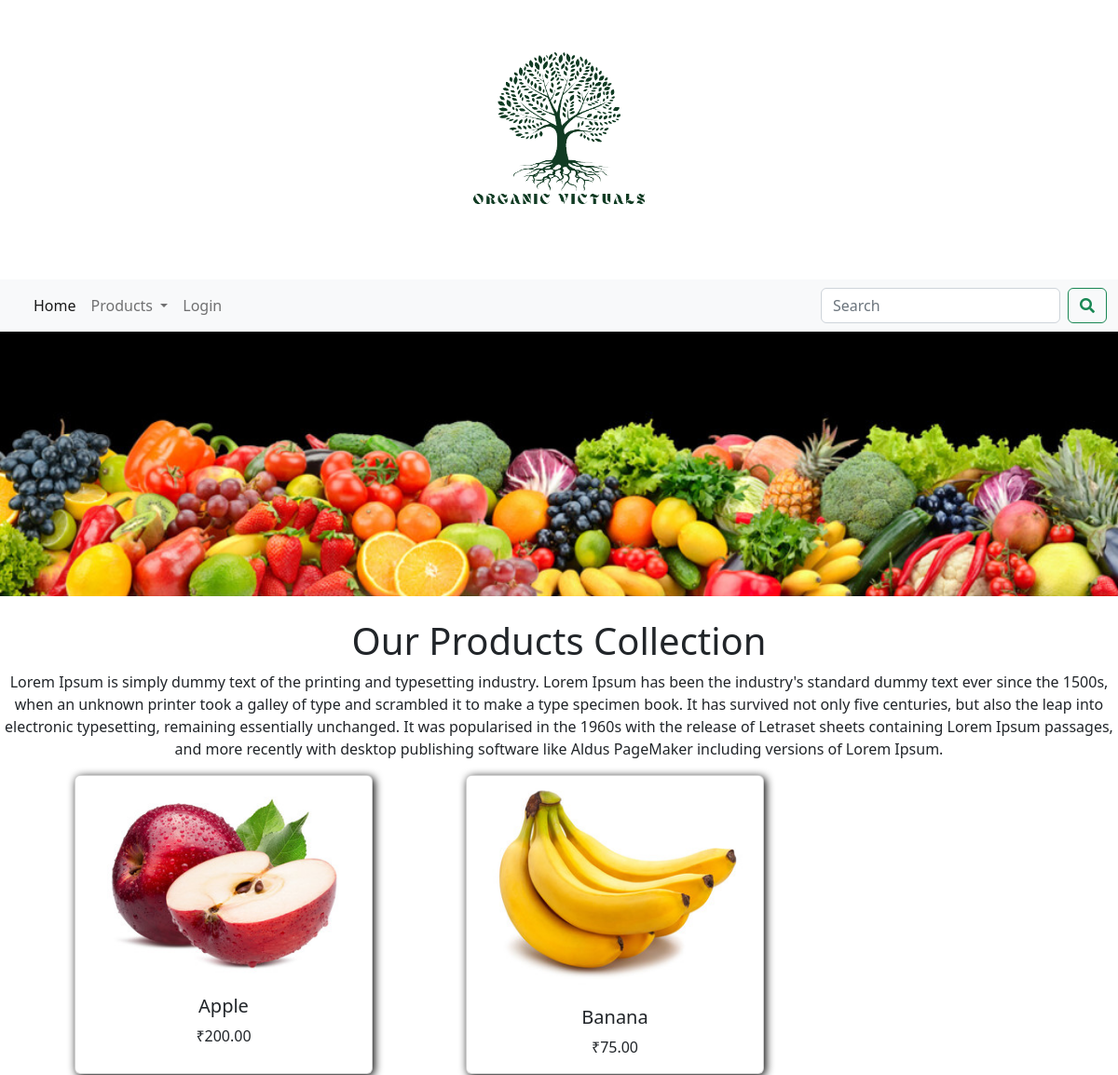
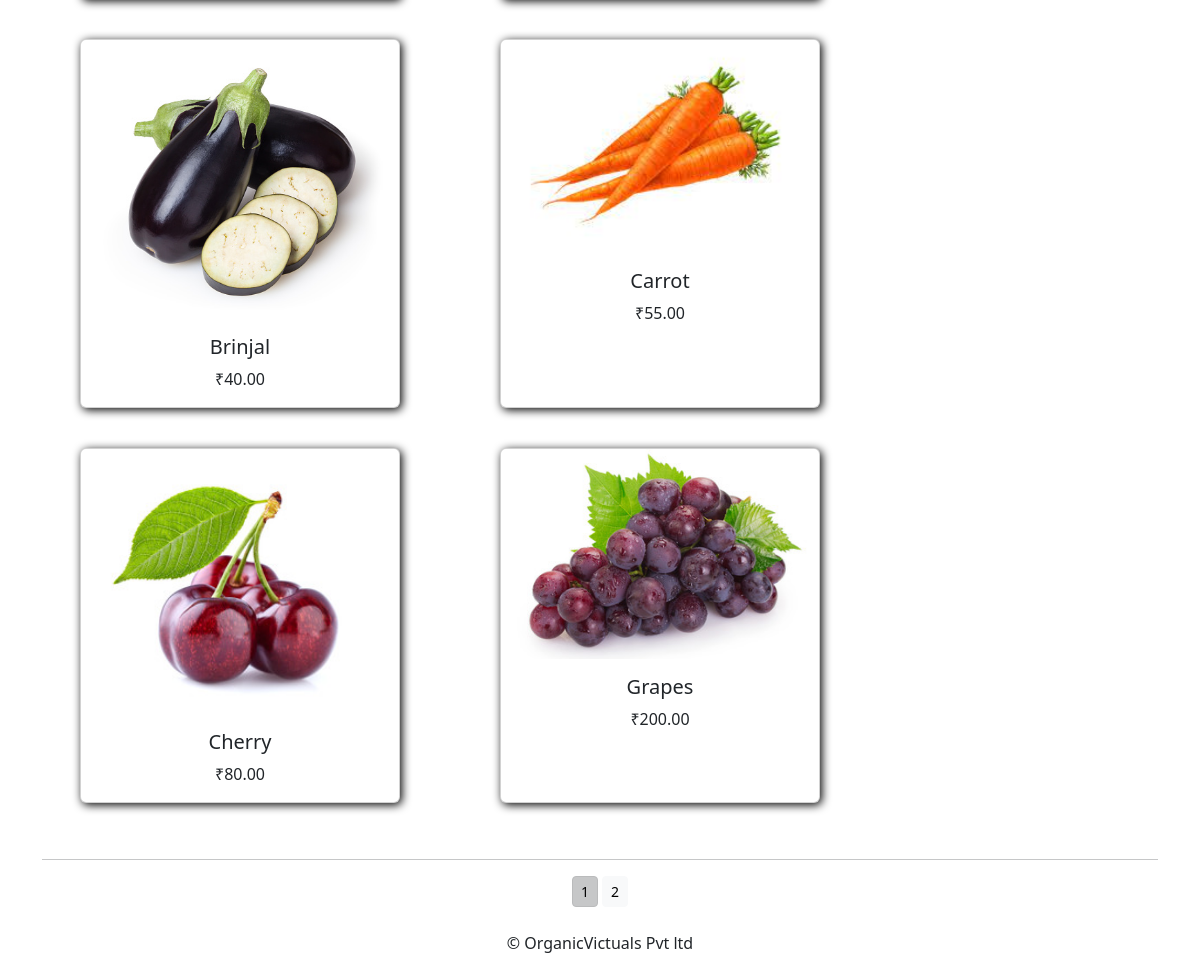
/store/, run on the app's committed database (2 pictures, top to bottom).
### store/models.py (models this page shows, shortened)
class Product(models.Model):
    name = models.CharField(max_length=250, unique=True)
    slug = models.SlugField(max_length=250, unique=True)
    description = models.TextField()
    image = models.ImageField(upload_to='product')
    category = models.ForeignKey(Category, on_delete=models.CASCADE)
    price = models.DecimalField(max_digits=10, decimal_places=2)
    stock = models.IntegerField()
    availability = models.BooleanField(default=True)
    created = models.DateTimeField(auto_now_add=True)
    updated = models.DateTimeField(auto_now=True)
    def get_url(self):
        return reverse('store:productDetails', args=[self.category.slug, self.slug])
    class Meta:
        ordering = ('name',)
        verbose_name = 'product'
        verbose_name_plural = 'products'

### store/views.py (the view)
# urls.py: path('', views.allCategory, name='allCategory'),
def allCategory(request, c_slug=None):
    c_page = None
    products_list = None
    if c_slug != None:
        c_page = get_object_or_404(Category, slug=c_slug)
        products_list = Product.objects.all().filter(category=c_page, availability=True)
    else:
        products_list = Product.objects.all().filter(availability = True)
    paginator = Paginator(products_list,6)
    try:
        page = int(request.GET.get('page', '1'))
    except:
        page = 1
    try:
        products = paginator.page(page)
    except (EmptyPage, InvalidPage):
        products = paginator.page(paginator.num_pages)
    return render(request, 'category.html', {'category':c_page, 'products':products})

### cart/context_processors.py (called while the page is built)
def counter(request):
    item_count = 0
    if 'admin' in request.path:
        return{}
    else:
        try:
            cart = Cart.objects.filter(cartid=cart_id(request))
            cart_items = CartItem.objects.all().filter(cart=cart[:1])
            for cart_item in cart_items:
                item_count += cart_item.quantity
        except Cart.DoesNotExist:
            item_count = 0
    return dict(item_count=item_count)

### cart/views.py (called while the page is built)
def cart_id(request):
    cart = request.session.session_key
    if not cart:
        cart = request.session.create()
    return cart

### store/context_processors.py (called while the page is built)
def menu_links(request):
    links = Category.objects.all()
    return dict(links=links)

### store/models.py (called while the page is built)
    def get_url(self):
        return reverse('store:products_category', args=[self.slug])

### templates/category.html (shortened to what this page needs)
{% extends "base.html" %}
{% load static %}
{% block content %}
        <div>
            {% if category %}
                <img src="{{category.image.url}}" alt="{{category.name}}"  style="width: 100%";>
        </div>
        <br>
        <div>
            <h1>{{category.name}}</h1>
            <p>{{category.description}}</p>
        </div>
    {% else %}
        <div>
            <img src={% static 'img/vegetable.jpg' %} alt="our products" width='100%'>
        </div>
        <br>
        <div>
            <h1>Our Products Collection</h1>
            <p class="text-center">Lorem Ipsum is simply dummy text of the printing and typesetting industry. Lorem Ipsum has been the industry's standard dummy text ever since the 1500s, when an unknown printer took a galley of type and scrambled it to make a type specimen book. It has survived not only five centuries, but also the leap into electronic typesetting, remaining essentially unchanged. It was popularised in the 1960s with the release of Letraset sheets containing Lorem Ipsum passages, and more recently with desktop publishing software like Aldus PageMaker including versions of Lorem Ipsum.</p>
        </div>
    {% endif %}
         <div class="container-lg">
                <div class="row">
                        {% for i in products %}
                        <div class="card" style="width: 20rem;">
                            <a href="{{i.get_url}}"> <img src="{{i.image.url}}" class="card-img-top" alt="{{i.name}}"></a>
                                <div class="card-body">
                                    <h5 class="card-title">{{i.name}}</h5>
                                    <p class="card-text">₹{{i.price}}</p>
                                </div>
                        </div>
                        {% endfor %}
                    </div>
                    <div class="mx-auto">
                        {% if products.paginator.num_pages > 1 %}
                        <hr>
                        <div class="text-center">
                            {% for pg in products.paginator.page_range %}
                            <a href="?page={{pg}}" class="btn btn-light btn-sm {% if products.number == pg %} active {% endif %}">{{pg}}</a>
                            {% endfor %}
                        </div>
                        {% endif %}
                    </div>
                    <br>
                </div>
{% endblock content %}

### templates/base.html (shortened to what this page needs)
{% load static %}
<!DOCTYPE html>
<html lang="en">
<head>
    <link href="{% static 'css/bootstrap.min.css' %}" rel="stylesheet">
    <link rel="stylesheet" href="{% static 'css/mystyle.css' %}">
    <link rel="stylesheet" href="https://use.fontawesome.com/releases/v5.0.7/css/all.css">
</head>
<body>
{% include 'header.html' %}
{% include 'navbar.html' %}
    {% block content %}
    {% endblock content %}
    {% include 'footer.html' %}
</body>
</html>

### templates/header.html (shortened to what this page needs)
{% load static %}
<div class="container-fluid">
    <div class="text-center logo">
        <a href="/store">
        <img src="{% static 'img/organic1.png' %}" alt="" width=300 >
        </a>
    </div>
</div>

### templates/navbar.html (shortened to what this page needs)
<link href="https://cdn.jsdelivr.net/npm/bootstrap@5.2.2/dist/css/bootstrap.min.css" rel="stylesheet">
<nav class="navbar navbar-expand-lg  bg-light">
  <div class="container-fluid">
    <div class="collapse navbar-collapse" id="navbarSupportedContent">
      <ul class="navbar-nav me-auto mb-2 mb-lg-0">
        <li class="nav-item">
          <a class="nav-link active" aria-current="page" href="{% url 'store:allCategory' %}">Home</a>
        </li>
        <li class="nav-item dropdown">
          <a class="nav-link dropdown-toggle" href="#" role="button" data-bs-toggle="dropdown" aria-expanded="false">
            Products
          </a>
        {% if user.is_authenticated %}
        <li class="nav-item">
          <a class="nav-link" href="/register/logout">Logout</a>
        </li>
        {% else %}
        <li class="nav-item">
          <a class="nav-link" href="/register/login">Login</a>
        </li>
        {% endif %}
      </ul>
      <form class="d-flex" action="{% url 'search:searchable' %}" role="search" method="get">
        <input class="form-control me-2" type="search" placeholder="Search" name="q" aria-label="Search">
        <button class="btn btn-outline-success" type="submit"><i class="fa fa-search"></i></button>
      </form>
    </div>
  </div>
</nav>

### templates/footer.html
<div class="foot">
    <p class="text-center">&copy; OrganicVictuals Pvt ltd</p>
</div>

### static/css/mystyle.css (style rules this page uses)
.card { border-radius: 10px; margin: 10px 50px 40px; box-shadow: 2px 2px 10px black; }
.card-body { text-align: center; }
h1 { position: relative; text-align: center; }
.logo { position: relative; align-content: center; }

### data on the page
Product: image (picture), name "Apple", price "200.00"
Product: image (picture), name "Banana", price "75.00"
Product: image (picture), name "Brinjal", price "40.00"
Product: image (picture), name "Carrot", price "55.00"
Product: image (picture), name "Cherry", price "80.00"
Product: image (picture), name "Grapes", price "200.00"

### other printed values
{{ pg }} "1" "2"
